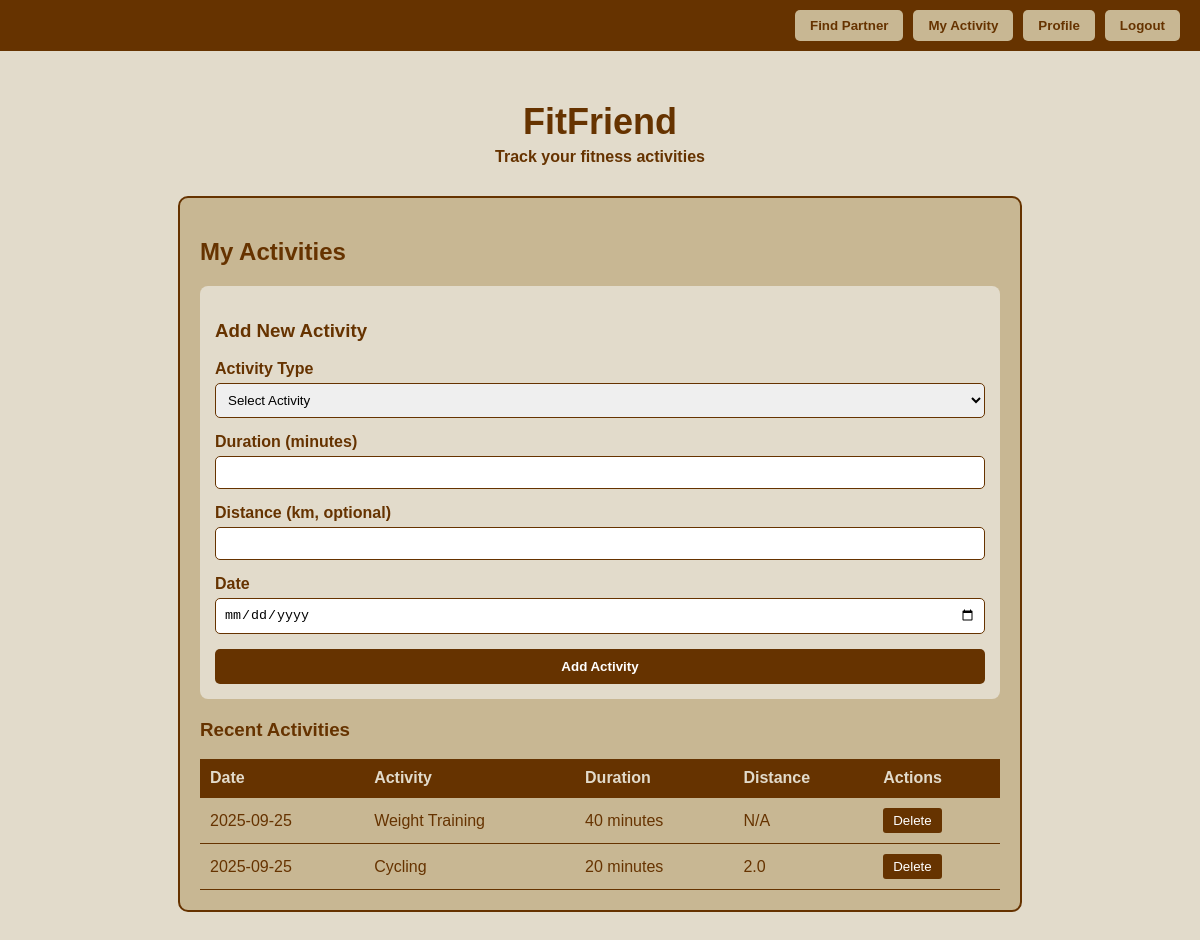
The page /activity (signed in) on the database its author committed.
### tables this page shows
CREATE TABLE activities (
        id INTEGER PRIMARY KEY AUTOINCREMENT,
        user_id INTEGER,
        activity TEXT,
        duration INTEGER,
        distance REAL,
        date TEXT,
        FOREIGN KEY (user_id) REFERENCES users (id)
    );

### MINI IT INTEGRATION 3/app.py (the view)
@app.route("/activity")
def activity():
    if "user_id" not in session:
        return redirect(url_for("login"))
    conn = get_db_connection()
    activities = conn.execute("SELECT * FROM activities WHERE user_id = ? ORDER BY date DESC",
                              (session["user_id"],)).fetchall()
    conn.close()
    return render_template("activity.html", activities=activities)

### MINI IT INTEGRATION 3/app.py (called while the page is built)
def get_db_connection():
    conn = sqlite3.connect(DB_PATH)
    conn.row_factory = sqlite3.Row
    return conn

### MINI IT INTEGRATION 3/templates/activity.html (shortened to what this page needs)
<!DOCTYPE html>
<html lang="en">
<head>
    <link rel="stylesheet" href="{{ url_for('static', filename='style.css') }}">
</head>
<body>
<div class="navbar">
    <button onclick="location.href='{{ url_for('find_partner') }}'">Find Partner</button>
    <button onclick="location.href='{{ url_for('activity') }}'">My Activity</button>
    <button onclick="location.href='{{ url_for('profile') }}'">Profile</button>
    <button onclick="location.href='{{ url_for('logout') }}'">Logout</button>
</div>
    <div class="header_container">
        <div class="header_fitfriend">
            <h1>FitFriend</h1>
            <p>Track your fitness activities</p>
        </div>
        <div class="activity_container">
            <h2>My Activities</h2>
            <div class="form-container">
                <h3>Add New Activity</h3>
                <form action="{{ url_for('add_activity') }}" method="POST">
                    <div class="form-input">
                        <label for="activity_type">Activity Type</label>
                        <select id="activity_type" name="activity_type" required>
                            <option value="">Select Activity</option>
                        </select>
                    </div>
                    <div class="form-input">
                        <label for="duration">Duration (minutes)</label>
                        <input type="number" id="duration" name="duration" min="1" required>
                    </div>
                    <div class="form-input">
                        <label for="distance">Distance (km, optional)</label>
                        <input type="number" id="distance" name="distance" min="0" step="0.1">
                    </div>
                    <div class="form-input">
                        <label for="date">Date</label>
                        <input type="date" id="date" name="date" required>
                    </div>
                    <button class="login-btn" type="submit">Add Activity</button>
                </form>
            </div>
            <div class="activities-list">
                <h3>Recent Activities</h3>
                <table>
                    <thead>
                        <tr>
                            <th>Date</th>
                            <th>Activity</th>
                            <th>Duration</th>
                            <th>Distance</th>
                            <th>Actions</th>
                        </tr>
                    </thead>
                    <tbody>
                        {% for a in activities %}
                        <tr>
                            <td>{{ a.date }}</td>
                            <td>{{ a.activity }}</td>
                            <td>{{ a.duration }} minutes</td>
                            <td>{{ a.distance if a.distance is not none else "N/A" }}</td>
                            <td>
                                <form action="{{ url_for('delete_activity', activity_id=a.id) }}" method="POST" style="display:inline;">
                                    <button type="submit" class="delete-btn">Delete</button>
                                </form>
                            </td>
                        </tr>
                        {% endfor %}
                    </tbody>
                </table>
            </div>
        </div>
    </div>
</body>
</html>

### MINI IT INTEGRATION 3/static/style.css (style rules this page uses)
body { background-color: #E2DBCB; font-family: Arial, Helvetica, sans-serif; color: #663300; text-align: center; margin: 0; padding: 0; }
.navbar { background-color: #663300; color: #C8B793; display: flex; justify-content: flex-end; padding: 10px 20px; }
.navbar button { background-color: #C8B793; color: #663300; border: none; padding: 8px 15px; margin-left: 10px; border-radius: 5px; cursor: pointer; font-weight: bold; }
.header_container { margin-top: 50px; }
.header_fitfriend h1 { font-size: 36px; margin-bottom: 5px; }
.header_fitfriend p { font-size: 16px; margin-top: 0; font-weight: bold; }
.form-input { margin-bottom: 15px; }
.form-input label { display: block; font-weight: bold; margin-bottom: 5px; }
.form-input input, .form-input select { width: 100%; padding: 8px; border-radius: 5px; border: 1px solid #663300; box-sizing: border-box; }
.login-btn { width: 100%; padding: 10px; background-color: #663300; color: #fff; border: none; border-radius: 5px; cursor: pointer; font-weight: bold; }
p { margin-top: 15px; }
.form-container { background-color: #E2DBCB; padding: 15px; border-radius: 8px; margin-bottom: 20px; }
.activity_container { background-color: #C8B793; border: 2px solid #663300; border-radius: 10px; width: 90%; max-width: 800px; margin: 30px auto; padding: 20px; text-align: left; }
.activities-list table { width: 100%; border-collapse: collapse; margin-top: 15px; }
.activities-list th, .activities-list td { padding: 10px; text-align: left; border-bottom: 1px solid #663300; }
.activities-list th { background-color: #663300; color: #E2DBCB; }
.delete-btn { background-color: #663300; color: white; border: none; padding: 5px 10px; border-radius: 3px; cursor: pointer; }

### rows shown on the page
activities: date "2025-09-25", activity "Weight Training", duration "40", distance "N/A"
activities: date "2025-09-25", activity "Cycling", duration "20", distance "2.0"
